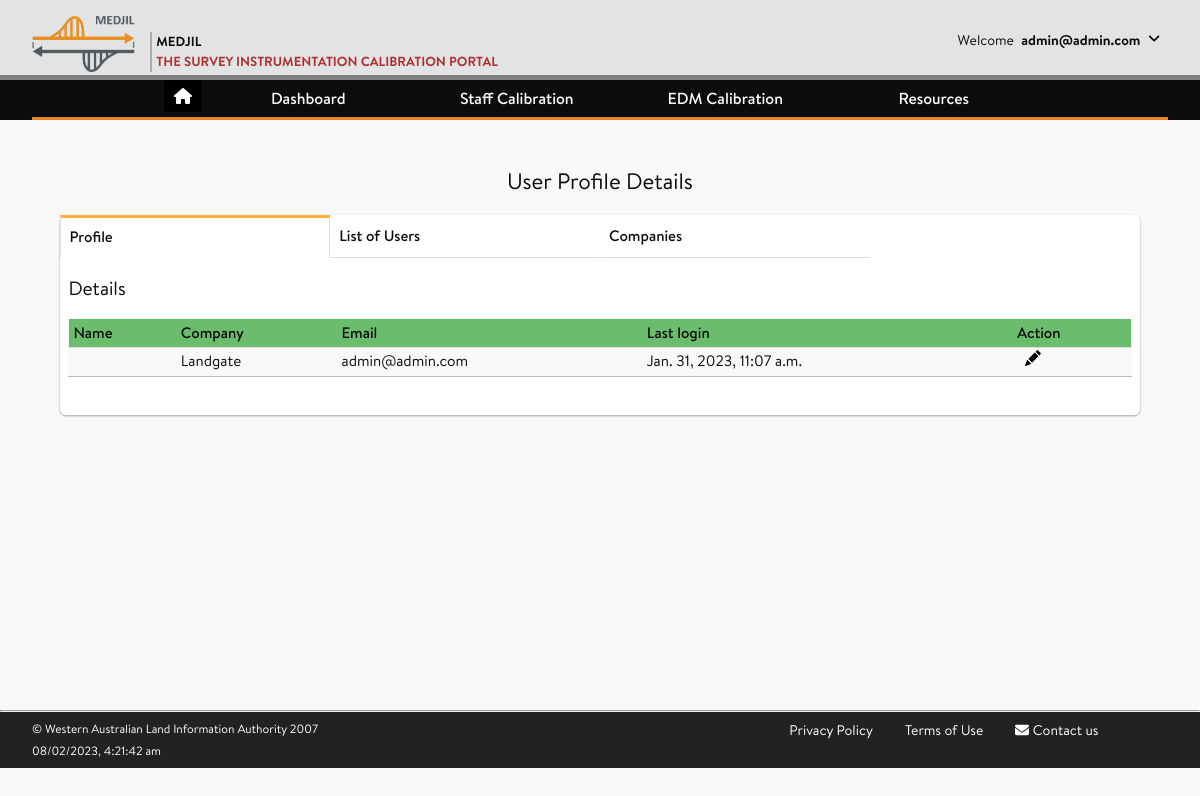
Page /accounts/user_account/ (signed in) on the earlier database version.
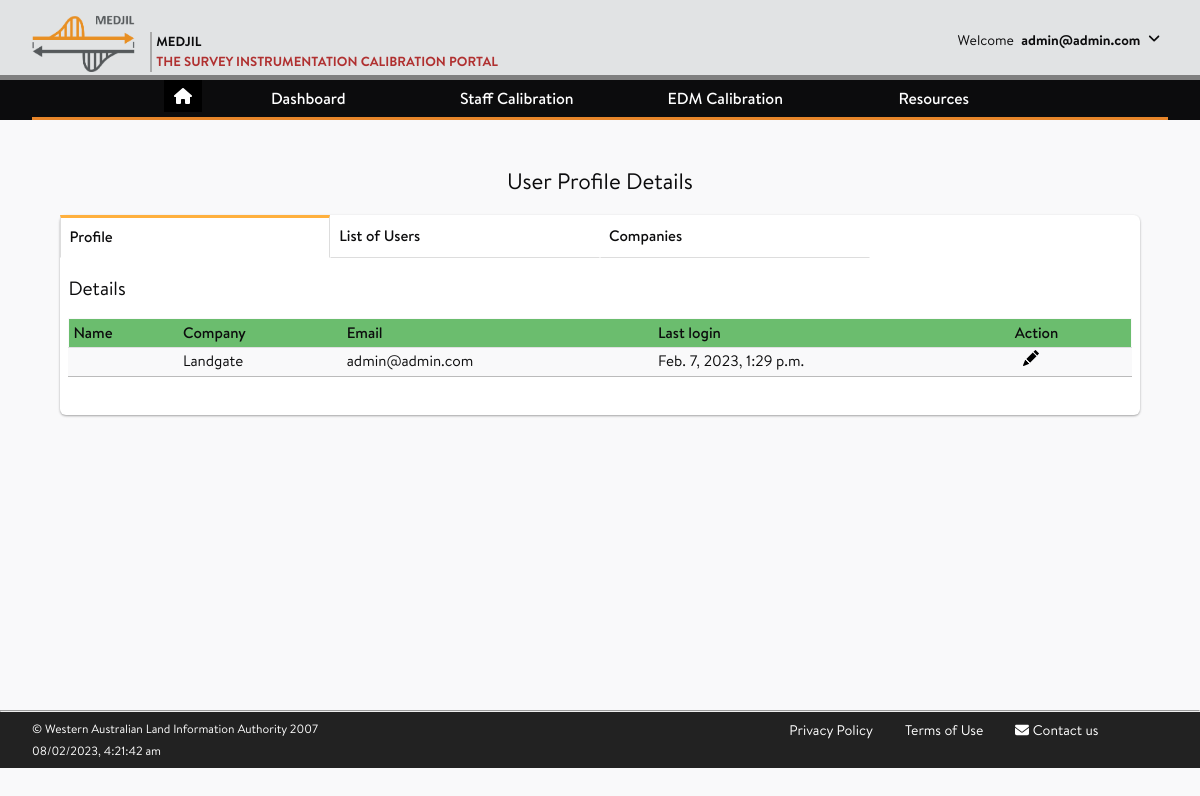
Same page on the later database version.
### accounts/models.py (models this page shows, shortened)
class CustomUser(AbstractUser):
    company = models.ForeignKey(
                                Company,
                                on_delete = models.SET_NULL,
                                blank = True,
                                null = True,
    )
    username = None
    email = LowerCaseEmailField(_('email address'),
                                max_length = 150,
                                unique=True,
                                error_messages = {
                                    'unique': _("The user with that email address already exists.")
                                })
    USERNAME_FIELD = 'email'
    REQUIRED_FIELDS = []
    objects = CustomUserManager()

class Company(models.Model):
    company_name = models.CharField(max_length=200, unique=True)
    company_abbrev = models.CharField(max_length=20)
    class Meta:
        ordering = ['company_name']
    def __str__(self):
        return self.company_name

### accounts/views.py (the view)
# urls.py: path('user_account/', views.user_account, name ='user_account'),
@login_required(login_url="/accounts/login")
def user_account(request):
    this_user = get_object_or_404(CustomUser, email=request.user.email)
    if request.user.is_staff:
        user_list = CustomUser.objects.all().exclude(is_staff=True).order_by('id')
    else:
        user_list = CustomUser.objects.filter(company=request.user.company).order_by('date_joined')
    user_page = Paginator(user_list, 25) # Show 25 list per page.
    user_page_number = request.GET.get('page')
    user_page_obj = user_page.get_page(user_page_number)
    company_list = Company.objects.exclude(company_abbrev__exact='OTH').order_by(Lower('company_name'))
    company_page = Paginator(company_list, 25) # Show 25 list per page.
    company_page_number = request.GET.get('page')
    company_page_obj = company_page.get_page(company_page_number)
    context = {
        'this_user': this_user,
        'user_page_obj': user_page_obj,
        'company_page_obj': company_page_obj,
    }
    return render(request, 'accounts/user_accounts.html', context)

### accounts/templates/accounts/user_accounts.html (shortened to what this page needs)
{% extends 'base_generic.html' %}
{% load static %}
{% block content %}
	<article class="post">
		<div class="post-header mt-12 mb-5 text-center">
        <h1>User Profile Details</h1>
		</div>
		<div class="post-content">
			<div class="tab-wrap">
				<label for="tab1">Profile</label>
				<label for="tab2">List of Users</label>
				{% if request.user.is_staff %}
					<label for="tab3">Companies</label>
				{% endif %}
				<section id="content1">
					<h3>Details</h3>
					<div class="form-container">
						<table style="width:100%">
							<tr>
						  	<th>Name</th>
						  	<th>Company</th>
						  	<th>Email</th>
						  	<th>Last login</th>
						  	<th>Action</th>
					  	</tr>
							<tr>
								<td>{{ this_user.first_name }} {{ this_user.last_name }}</td>
								<td>{{ this_user.company }}</td>
								<td>{{ this_user.email }}</td>
								<td>{{ this_user.last_login }}</td>
								<td>
									<div class="form-container reset-password-container">
									<a href="{% url 'accounts:user_profile' %}">
									</a>
									</div>
								</td>
							</tr>
						</table>
						<br>
					</div>
				</section>
			</div>
		</div>
	</article>
{% endblock %}

### templates/base_generic.html (shortened to what this page needs)
{% load static %}
<!DOCTYPE html>
<html lang="en">
<head>
    <link rel="stylesheet" href="https://cdnjs.cloudflare.com/ajax/libs/font-awesome/6.2.0/css/all.min.css" />
    <link rel="stylesheet" href="{% static 'main.css' %}">
    <link rel="stylesheet" href="{% static 'fonts/stylesheet.css' %}">
    <link rel="stylesheet" href="{% static 'style_ib.css' %}">
</head>
<body>
    <div class="page-wrap">
    <header class="page-header">
        <div class="wrapper">
            <div class="header-wrapper">
                <a class="header-logo" href="{% url 'home' %}">
                    <img src="{% static 'logo.png' %}" alt="Medjil">
                    <p>
                        <span>Medjil</span>
                        <span>The Survey Instrumentation Calibration Portal</span>
                    </p>
                </a>
                <div class="header-userinfo">
                        <div>
                            <span>Welcome</span>
                                {% if user.is_authenticated %}
                                    {% if not user.first_name %}
                                        <span><strong> {{ user.email }}</strong></span>
                                    {% else %}
                                        <span><strong>{{ user.first_name }}</strong></span>
                                    {% endif %}
                                {% endif %}
                                <span>
                                    <a href="#" id="header-toggle"><i class="fas fa-angle-down rotate" aria-hidden="true"></i></a>
                                </span>
                        </div>
                </div>
            </div>
        </div>
    </header>
    <nav class="page-nav">
        <div class="wrapper">
            <ul class="nav-links">
            		<li>
            				<ul>
            						<button class="btn_home"><a href="{% url 'home' %}"><i class="fa fa-home"></i></a></button>
            				</ul>
            		</li>
                <li class="nav-item has-subnav"><a tabindex="0">Dashboard</a>
                </li>
                <li class="nav-item has-subnav"><a tabindex="0">Staff Calibration</a>
                </li>
                <li class="nav-item has-subnav"><a tabindex="0">EDM Calibration </a>
                </li>
                <li class="nav-item has-subnav"><a tabindex="0">Resources</a>
                </li>
            </ul>
        </div>
    </nav>
    <main class="page-content">
        <div class="wrapper">
            {% block content %}
            {% endblock content %}
        </div>
    </main>
    <hr>
    <footer class="page-footer">
        <div class="wrapper">
            <div class="footer-row3">
                <div class="policy-col-1">
                    <a href="{% url 'terms' %}">Privacy Policy</a>
                    <a href="{% url 'terms' %}">Terms of Use</a>
                    <a href="mailto:geodesy@landgate.wa.gov.au"><i class="fas fa-envelope"></i> <span>Contact us</span></a>
                </div>
                <div class="policy-col-2">
                      <p>&#169; Western Australian Land Information Authority 2007</p>
                      <span id="current_time"></span>
                </div>
            </div>
        </div>
    </footer>
</body>
</html>

Differences in the rows shown:
changed CustomUser "admin@admin.com": last_login "Jan. 31, 2023, 11:07 a.m." → "Feb. 7, 2023, 1:29 p.m."
